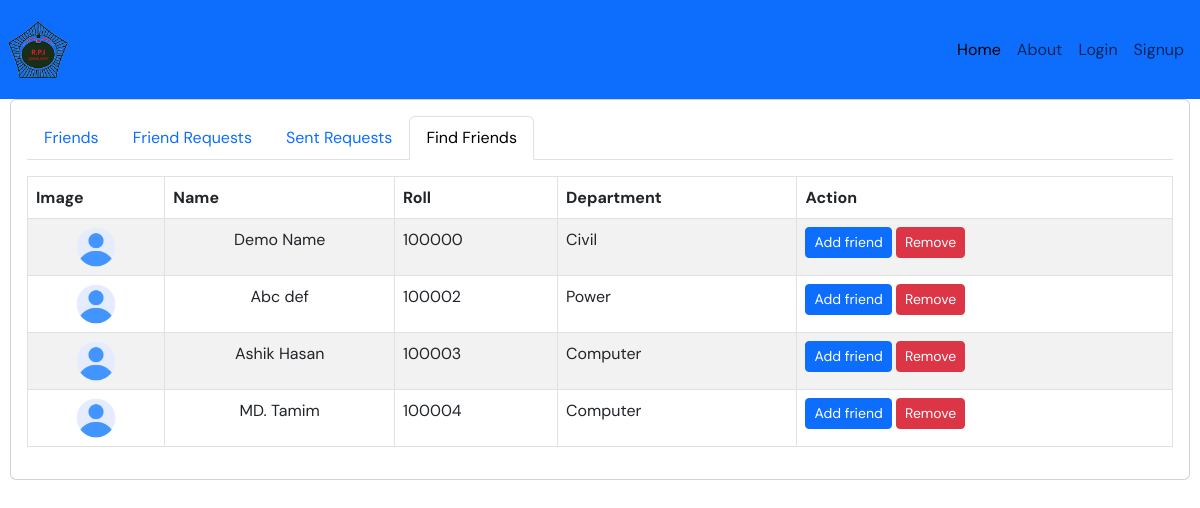
Screenshot of /find-friends.php with the database file from the repository.
### tables this page shows
CREATE TABLE `student_info` (
  `id` int(11) NOT NULL,
  `name` varchar(255) NOT NULL,
  `roll` int(255) NOT NULL,
  `s_registration` int(10) DEFAULT NULL,
  `password` varchar(255) NOT NULL,
  `avatar` varchar(255) NOT NULL DEFAULT 'default.png',
  `email` varchar(255) DEFAULT NULL,
  `phone` varchar(255) DEFAULT NULL,
  `s_department` varchar(255) DEFAULT NULL,
  `s_semester` varchar(255) DEFAULT NULL,
  `s_group` varchar(255) DEFAULT NULL,
  `s_session` varchar(255) DEFAULT NULL,
  `s_shift` varchar(255) DEFAULT NULL,
  `about` varchar(255) DEFAULT NULL,
  `designation` varchar(255) DEFAULT NULL,
  `gender` varchar(255) DEFAULT NULL,
  `present_address` varchar(255) DEFAULT NULL,
  `permanent_address` varchar(255) DEFAULT NULL,
  `fb_link` varchar(255) DEFAULT NULL,
  `twitter_link` varchar(255) DEFAULT NULL,
  `instagram_link` varchar(255) DEFAULT NULL,
  `linkedin_link` varchar(255) DEFAULT NULL,
  `online_status` varchar(255) NOT NULL DEFAULT 'Offline',
  `is_online` tinyint(1) NOT NULL DEFAULT 1,
  `log_out_time` int(11) NOT NULL,
  `account_status` varchar(255) NOT NULL,
  `created_at` timestamp NOT NULL DEFAULT current_timestamp(),
  `updated_at` timestamp NOT NULL DEFAULT current_timestamp()
);

### include/logger_info.php (called while the page is built, shortened)
<?php
    $loggerId = '';
    $loggerDepartment = '';
    $loggerSemester = '';
    $loggerGroup = '';
    $loggerSession = '';
    $loggerShift = '';
    $loggerAvatar = '';
    $loggerAbout = '';
    $loggerDesignation = '';
    $loggerGender = '';
    $loggerPresentAddress = '';
    $loggerPermanentAddress = '';
?>

### find-friends.php (the view, shortened to what this page needs)
<?php
require_once('include/connect.php');
require_once('include/logger_info.php');
require_once('header.php');
?>
<div class="container">
    <div class="card">
        <div class="card-body">
            <ul class="nav nav-tabs nav-tabs-bordered mb-3" role="tablist">
                <li class="nav-item">
                    <a href="friends.php" class="nav-link" aria-selected="true">Friends</a>
                </li>
                <li class="nav-item">
                    <a href="friend-requests.php" class="nav-link">Friend Requests</a>
                </li>
                <li class="nav-item">
                    <a href="send-requests.php" class="nav-link">Sent Requests</a>
                </li>
                <li class="nav-item">
                    <a href="find-friends.php" class="nav-link active">Find Friends</a>
                </li>
            </ul>
            <table class="table table-bordered table-striped table-hover table-responsive-md">
                <thead>
                    <tr>
                        <th>Image</th>
                        <th>Name</th>
                        <th>Roll</th>
                        <th>Department</th>
                        <th>Action</th>
                    </tr>
                </thead>
                <tbody>
                    <?php
                    $order = array('id', 'name', 'designation', 'present_address', 'permanent_address', 'is_online', 'fb_link', 'about', 's_shift', 's_session', 's_semester', 's_group', 'email', 'phone', 'avatar', 's_department');
                    shuffle($order);
                    $finalOrder = $order[0];
                    $query = mysqli_query($connect, "SELECT * FROM `student_info` WHERE `permanent_address`='$loggerPresentAddress' || `present_address`='$loggerPermanentAddress' || `gender`='$loggerGender' || `designation`='$loggerDesignation' || `about`='$loggerAbout' || `s_department`='$loggerDepartment' || `s_semester`='$loggerSemester' || `s_group`='$loggerGroup' || `s_session`='$loggerSession' || `s_shift`='$loggerShift' || `avatar`='$loggerAvatar' ORDER BY $finalOrder ASC LIMIT 30");
                    while ($row = mysqli_fetch_array($query)) {
                        $receiverId = $row['id'];
                        $checkAlreadyFriend = mysqli_query($connect, "SELECT * FROM `friends` WHERE (`sender_id`='$loggerId' && `receiver_id`='$receiverId') || (`sender_id`='$receiverId' && `receiver_id`='$loggerId')");
                        if (mysqli_num_rows($checkAlreadyFriend) === 0) { ?>
                            <tr>
                                <td class="text-center">
                                    <div class="avatar avatar-sm text-center"><img src="uploads/profile_picture/<?php echo $row['avatar']; ?>" alt="Profile Image"></div>
                                </td>
                                <td class="text-center"><?php echo $row['name']; ?></td>
                                <td><?php echo $row['roll']; ?></td>
                                <td><?php echo $row['s_department']; ?></td>
                                <td>
                                    <a class="btn btn-primary btn-sm" href="include/add_friend.php?id=<?php echo $row['id']; ?>">Add friend</a>
                                    <a class="btn btn-danger btn-sm" href="#">Remove</a>
                                </td>
                            </tr>
                        <?php }
                        ?>
                    <?php }
                    ?>
                </tbody>
            </table>
        </div>
    </div>
</div>
<?php
require_once('footer.php');
?>

### assets/css/style.css (style rules this page uses)
:root { --theme-color: #fd4b2b; --th-color: #0facf3; --pra-color: #666666; --white: #ffffff; --black: #000000; --title-color: #000040; scroll-behavior: unset; }
* { margin: 0; padding: 0; box-sizing: border-box; }
body { font-family: 'DM Sans', sans-serif; font-weight: 400; font-style: normal; font-size: 16px; line-height: 1.6; color: var(--pra-color); }
a { text-decoration: none; transition-duration: .5s; color: var(--th-color); }
.container { width: 100%; padding: 0 10px; max-width: 1200px; margin: auto; }
ul, li { list-style: none; margin-bottom: 0; }
img { max-width: 100%; }
.avatar.avatar-sm>img { width: 40px; height: 40px; border-radius: 50%; -webkit-border-radius: 50%; -moz-border-radius: 50%; -ms-border-radius: 50%; -o-border-radius: 50%; }
.avatar { display: inline-block; position: relative; flex-shrink: 0; border-radius: 5px; -webkit-border-radius: 5px; -moz-border-radius: 5px; -ms-border-radius: 5px; -o-border-radius: 5px; }

### rows the page displays
student_info: avatar (placeholder picture), name "Demo Name", roll "100000", s_department "Civil"
student_info: avatar (placeholder picture), name "Abc def", roll "100002", s_department "Power"
student_info: avatar (placeholder picture), name "Ashik Hasan", roll "100003", s_department "Computer"
student_info: avatar (placeholder picture), name "MD. Tamim", roll "100004", s_department "Computer"
